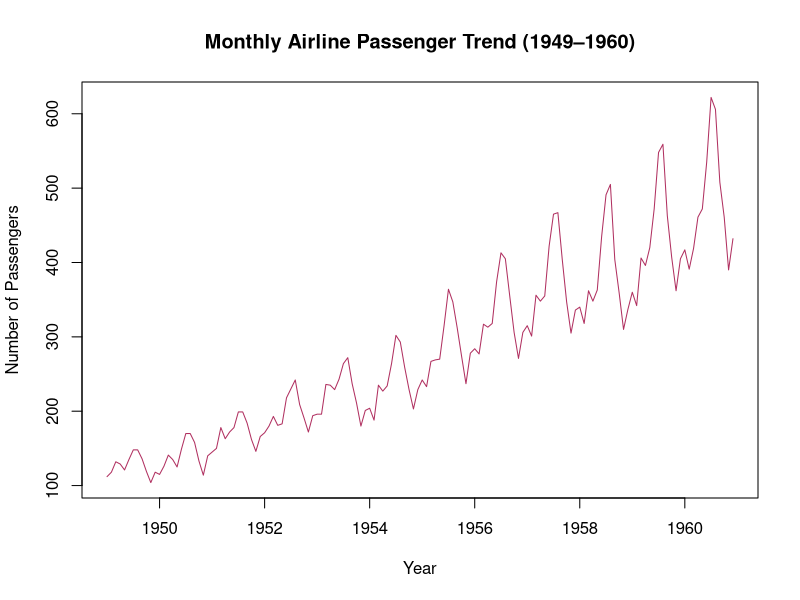
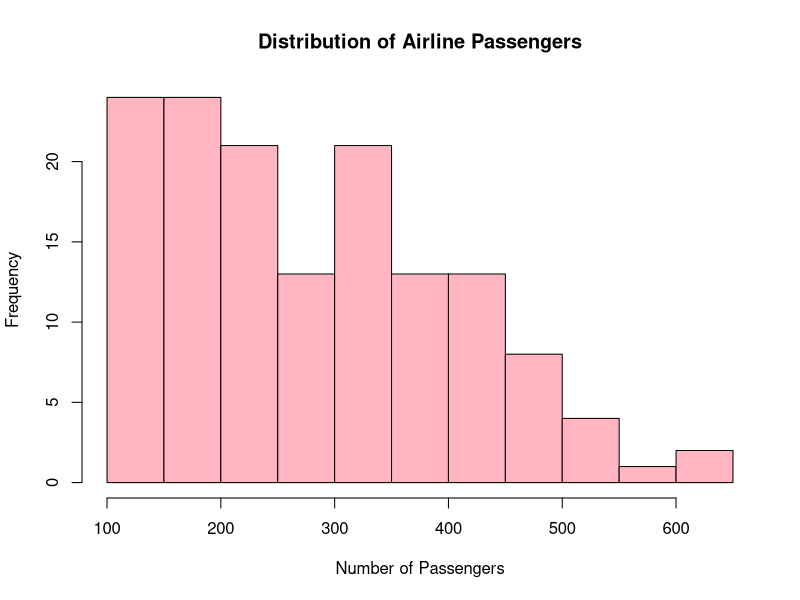

The R source for these figures, in order:
install.packages("readxl")
install.packages("dplyr")
install.packages("plotrix")
library(plotrix)
library(readxl)
library(dplyr)

#Question 2
data("AirPassengers")

df <- data.frame(
  Month = as.numeric(time(AirPassengers)),
  Passengers = as.numeric(AirPassengers)
)
#showTrend over time
plot(df$Month, df$Passengers,
     type = "l",
     col = "maroon",
     main = "Monthly Airline Passenger Trend (1949–1960)",
     xlab = "Year",
     ylab = "Number of Passengers")

#shOw distribution of passengers
hist(df$Passengers,
     col = "lightpink",
     main = "Distribution of Airline Passengers",
     xlab = "Number of Passengers",
     ylab = "Frequency",
     breaks = 10)
print("The AirPassengers dataset shows a strong increasing trend in airline travel from 1949 to 1960, indicating growing demand for air transportation over time. The distribution shows that passenger numbers are concentrated at lower to mid values, with fewer extreme high values in the early years.")
